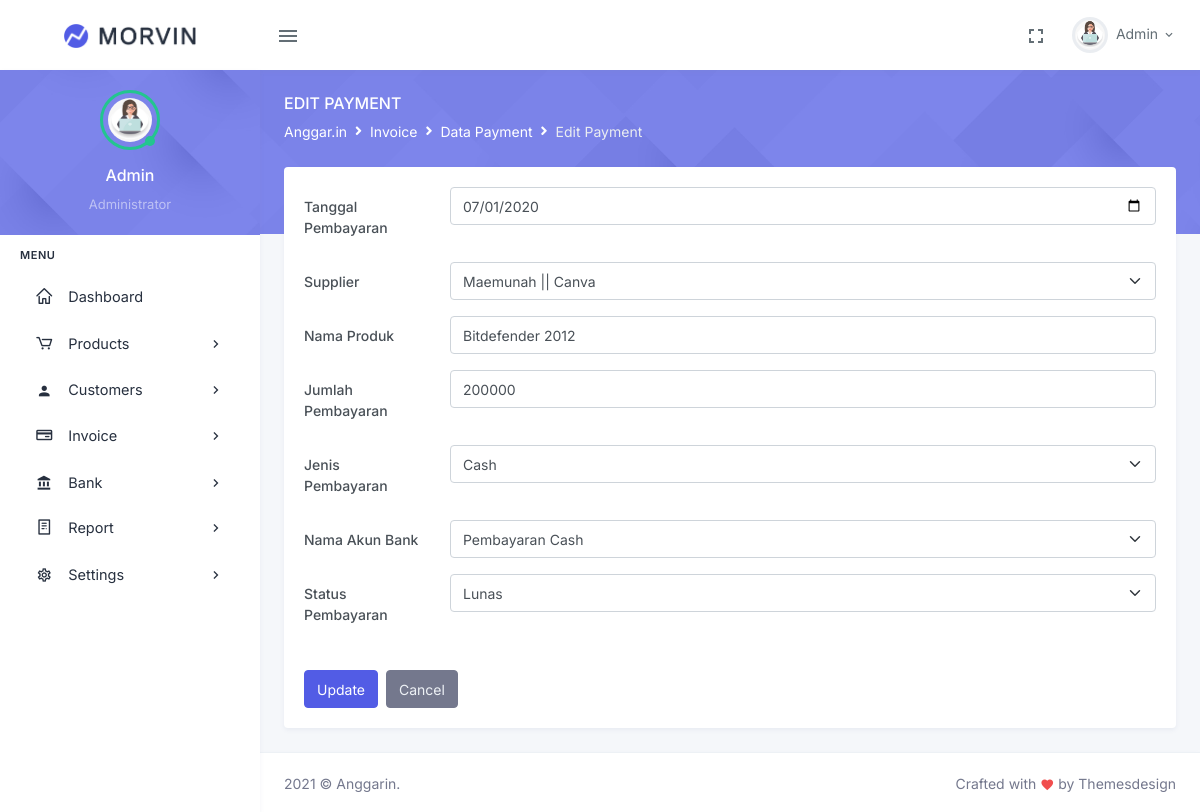
Page /payment/edit/1 on the committed database.
### tables this page shows
CREATE TABLE IF NOT EXISTS `pembayaran` (
  `id_pembayaran` int(11) NOT NULL AUTO_INCREMENT,
  `id_supplier` int(11) NOT NULL,
  `nama_produk` varchar(150) NOT NULL,
  `tanggal_pembayaran` date NOT NULL,
  `jumlah_pembayaran` int(11) NOT NULL,
  `jenis_pembayaran` varchar(150) NOT NULL,
  `akun` varchar(150) DEFAULT NULL,
  `status_pembayaran` varchar(50) NOT NULL,
  PRIMARY KEY (`id_pembayaran`),
  KEY `pembayaran_ibfk_1` (`id_supplier`)
);

### application/controllers/payment.php (called while the page is built, shortened)
<?php
class payment extends CI_Controller {
    public function __construct(){
        $this->load->helper('url');
        $this->load->model('payment_model');
        $this->load->library('form_validation');
    }
    public function edit($id_pembayaran)
    {
        $data['title']='Form Edit Data Payment';
        $data['pembayaran']=$this->payment_model->getPaymentByID($id_pembayaran);
        $data['kategori']=$this->payment_model->getAllKategori();
        $data['bank']=$this->payment_model->getAllBank();
        $data['supplier_nama']=$this->payment_model->getAllSupplier();
        $data['supplier_email']=$this->payment_model->getAllSupplier();
        $data['supplier_telp']=$this->payment_model->getAllSupplier();
        $this->form_validation->set_rules('id_supplier', 'ID Supplier', 'required');
        $this->form_validation->set_rules('nama_produk', 'nama_produk', 'required');
        $this->form_validation->set_rules('tanggal_pembayaran', 'Tanggal Pembayaran', 'required');
        $this->form_validation->set_rules('jumlah_pembayaran', 'Jumlah Pembayaran', 'required');
        $this->form_validation->set_rules('jenis_pembayaran', 'Jenis Pembayaran');
        $this->form_validation->set_rules('akun', 'Akun');
        $this->form_validation->set_rules('status_pembayaran', 'Status Pembayaran', 'required');
        if($this->form_validation->run() == FALSE)
        {
            $this->load->view('template/header', $data);
            $this->load->view('payment/edit', $data);
            $this->load->view('template/footer');
        }else{
            $this->payment_model->ubahdataPayment();
            $this->session->set_flashdata('msg', 'diedit');
            redirect(base_url('payment'),'refresh');
        }
    }
}
?>

### index.php (called while the page is built, shortened)
<?php
require_once BASEPATH.'core/CodeIgniter.php';

### application/models/payment_model.php (called while the page is built, shortened)
<?php
class payment_model extends CI_Model{
    public function getAllSupplier(){
        return $this->db->get('supplier')->result_array();
    }
    public function getPaymentByID($id){
        $query = $this->db->get_where('pembayaran', ['id_pembayaran' =>$id]);
        return $query->row_array();
    }
}
?>

### application/views/payment/edit.php (the view, shortened to what this page needs)
<div class="main-content">
    <div class="page-content">
        <div class="page-title-box">
            <div class="container-fluid">
                <div class="row align-items-center">
                    <div class="col-sm-6">
                        <div class="page-title">
                            <h4>Edit Payment</h4>
                                <ol class="breadcrumb m-0">
                                    <li class="breadcrumb-item"><a href="javascript: void(0);">Anggar.in</a></li>
                                    <li class="breadcrumb-item"><a href="javascript: void(0);">Invoice</a></li>
                                    <li class="breadcrumb-item"><a href="javascript: void(0);">Data Payment</a></li>
                                    <li class="breadcrumb-item active">Edit Payment</li>
                                </ol>
                        </div>
                    </div>
                </div>
            </div>
            </div>
            <div class="container-fluid">
            <div class="page-content-wrapper">
                <div class="row">
                    <div class="col-12">
                        <div class="card">
                            <div class="card-body">
                                <form action = "" method="POST">
                                    <div class="row mb-3">
                                        <label for="tanggal_pembayaran" class="col-sm-2 col-form-label">Tanggal Pembayaran</label>
                                        <div class="col-sm-10">
                                            <input class="form-control" type="date" placeholder="Masukkan Tanggal Pembayaran" id="tanggal_pembayaran" name="tanggal_pembayaran" value="<?= $pembayaran['tanggal_pembayaran'] ?>">
                                        </div>
                                    </div>
                                    <div class="row mb-3">
                                        <label for="nama_sup" class="col-sm-2 col-form-label">Supplier</label>
                                        <div class="col-sm-10">
                                            <select class="form-select" aria-label="Default select example" id="id_supplier"  name="id_supplier">
                                                <?php foreach($supplier_nama as $supplier_nama): ?>
                                                    <option value="<?php echo $supplier_nama['id_supplier']; ?>"><?php echo $supplier_nama['nama_supplier']."  ||  ".$supplier_nama['kategori']; ?> </option>
                                                <?php endforeach ?>
                                            </select>
                                        </div>
                                    </div>
                                    <div class="row mb-3">
                                        <label for="tanggal_pembayaran" class="col-sm-2 col-form-label">Nama Produk</label>
                                        <div class="col-sm-10">
                                            <input class="form-control" type="text" placeholder="Masukkan Nama Prooduk" id="nama_produk"  name="nama_produk" value="<?= $pembayaran['nama_produk'] ?>">
                                        </div>
                                    </div>
                                    <div class="row mb-3">
                                        <label for="jumlah_pembayaran" class="col-sm-2 col-form-label">Jumlah Pembayaran</label>
                                        <div class="col-sm-10">
                                            <input class="form-control" type="number" placeholder="Masukkan jumlah pembayaran" id="jumlah_pembayaran"  name="jumlah_pembayaran"  value="<?= $pembayaran['jumlah_pembayaran'] ?>">
                                        </div>
                                    </div>
                                    <div class="row mb-3">
                                        <label class="col-sm-2 col-form-label">Jenis Pembayaran</label>
                                        <div class="col-sm-10">
                                            <select class="form-select" aria-label="Default select example" id="jenis_pembayaran" name="jenis_pembayaran" value="<?= $pembayaran['jenis_pembayaran'] ?>">
                                                <option value="Cash">Cash</option>
                                            </select>
                                        </div>
                                    </div>
                                    <div class="row mb-3">
                                        <label for="akun" class="col-sm-2 col-form-label">Nama Akun Bank</label>
                                        <div class="col-sm-10">
                                            <select class="form-select" aria-label="Default select example" id="akun"  name="akun"  value="<?= $pembayaran['akun'] ?>">
                                                <option value="-">Pembayaran Cash</option>
                                            </select>
                                        </div>
                                    </div>
                                    <div class="row mb-3">
                                        <label class="col-sm-2 col-form-label">Status Pembayaran</label>
                                        <div class="col-sm-10">
                                            <select class="form-select" aria-label="Default select example" id="status_pembayaran" name="status_pembayaran" value="<?= $pembayaran['status_pembayaran'] ?>">
                                                <option value="Lunas">Lunas</option>
                                            </select>
                                        </div>
                                    </div>
                                    <br>
                                    <div class="mb-0">
                                        <div>
                                            <button type="submit" class="btn btn-primary waves-effect waves-light me-1">
                                                Update
                                            </button>
                                            <a href="<?= base_url();?>payment" type="reset" class="btn btn-secondary waves-effect" role="button" aria-pressed="true">Cancel</a>
                                        </div>
                                    </div>
                                </form>
                            </div>
                        </div>
                    </div>
                </div>
            </div>
        </div>
    </div>

### rows in the picture
pembayaran: tanggal_pembayaran "07/01/2020", nama_produk "Bitdefender 2012", jumlah_pembayaran "200000", jenis_pembayaran "Cash", akun "Pembayaran Cash", status_pembayaran "Lunas"

### other values in the picture
form field id_supplier "Maemunah || Canva"
